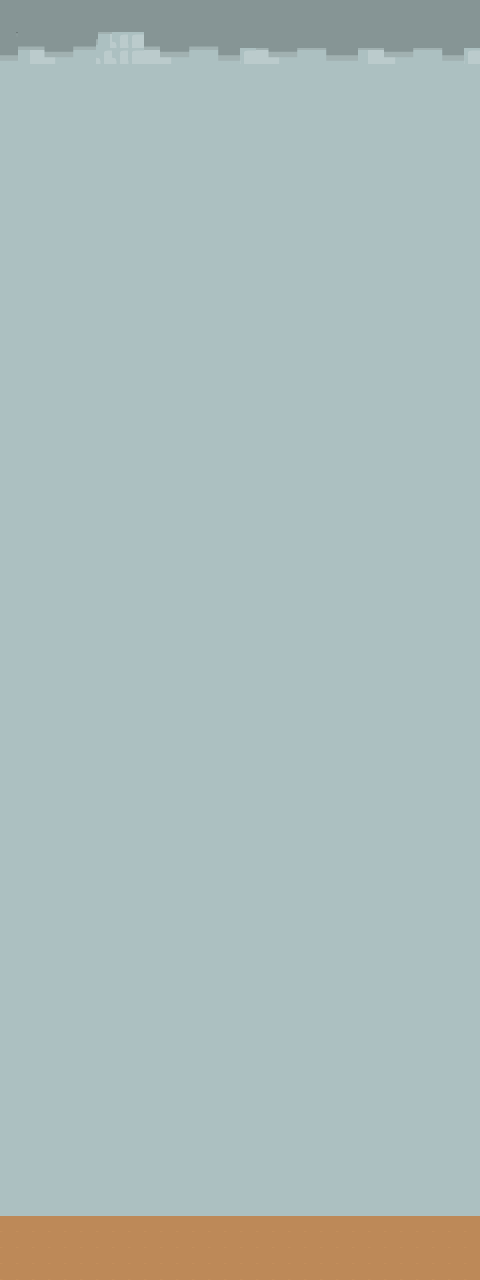

Below is a game level as drawn by its tile map, then a one-line description and the .tmx that defines it (tile-layer data replaced by summaries):
An orthogonal 30x80 tile map with 16x16 px tiles, 2 tile layers (background, graphics) and 1 object.

<map version="1.0" orientation="orthogonal" renderorder="right-down" width="30" height="80" tilewidth="16" tileheight="16" nextobjectid="6">
 <tileset firstgid="1" name="tileset" tilewidth="16" tileheight="16" spacing="2" margin="1" tilecount="25651" columns="227">
  <image source="spritesheet_complete.png" width="4096" height="2048" />
 </tileset>
 <layer name="background" width="30" height="80">
  <data>[2400 cells, 2400 non-empty, 32 distinct tile ids]</data>
 </layer>
 <layer name="graphics" width="30" height="80">
  <data>[2400 cells, 120 non-empty, 1 distinct tile ids]</data>
 </layer>
 <objectgroup name="ground">
  <object id="5" x="0" y="1216" width="480" height="64" />
 </objectgroup>
 <objectgroup name="masten" />
 <objectgroup name="veren" />
</map>
